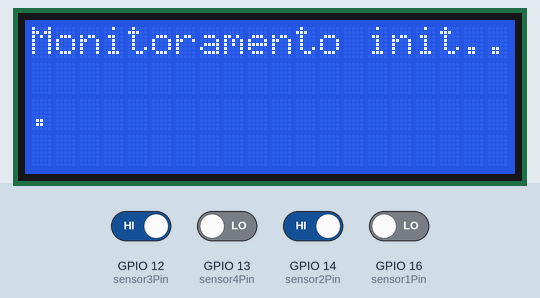
Simulated run of this sketch. Board: ESP8266 (NodeMCU). Parts: 20×4 character LCD. The test bench sets the inputs (shaded band); at power-on: GPIO 12 (sensor3Pin), GPIO 14 (sensor2Pin) HIGH, GPIO 13 (sensor4Pin), GPIO 16 (sensor1Pin) LOW. WiFi joins after 1.5 s; servers stay silent unless stated; uploads are accepted with an empty reply; what the sketch prints to the serial monitor is not drawn.

Above: at 0.2 s.
At 9.9 s:
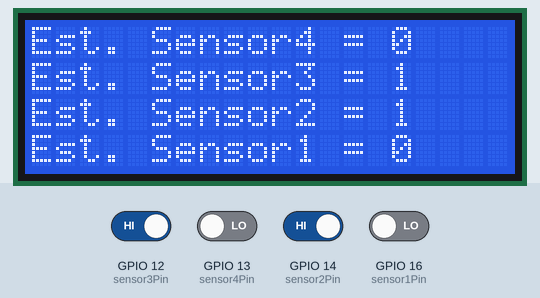
At 19.9 s:
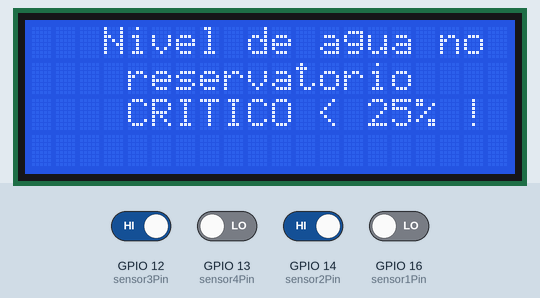

The sketch:

monit_sens_agua_esp8266.ino
```cpp
#include <ESP8266WiFi.h>
#include <ESP8266HTTPClient.h>
#include <ESP8266WebServer.h>
#include <Wire.h>
#include <LiquidCrystal_I2C.h>

// Inicializa display I2C no endereço 0x27
LiquidCrystal_I2C lcd(0x3F, 20, 4);

// Configuração da rede wifi
const char* ssid = "brisa-1899810";
const char* password = "d6yn8pgr";
// ThingSpeak
const char* tsapi = "api.thingspeak.com";
String apikey = "TNKNT83DB64U1Q21";
// Endereço do servidor
const char* servidor_url = "http://192.168.0.19:5050/receber";

// Defini pinos dos sensores - válidos para ESP12N (ESP8266)
const int sensor4Pin = 13; // Alto        -  GPIO12 - D7
const int sensor3Pin = 12; // Medio alto  -  GPIO13 - D6
const int sensor2Pin = 14; // Medio baixo -  GPIO14 - D5
const int sensor1Pin = 16; // Baixo       -  GPIO16 - D0

// int estado_inicial = 0;
String ultimo_nivel = "";
int ultimo_sensor;

void setup() {
  Serial.begin(115200);

  // Define pinos como entradas
  pinMode(sensor4Pin, INPUT);
  pinMode(sensor3Pin, INPUT);
  pinMode(sensor2Pin, INPUT);
  pinMode(sensor1Pin, INPUT);

  lcd.begin(20,4);
  lcd.init();
  lcd.backlight();
  lcd.setCursor(0, 0);
  lcd.print("Monitoramento init...");
  Serial.print("Iniciando monitoramento..");
  delay(3000);

  // Conecta ao wifi
  WiFi.begin(ssid, password);
  Serial.print("Conectando WiFi");
  int tentativas = 0;
  while (WiFi.status() != WL_CONNECTED && tentativas < 10) {
    delay(500);
    lcd.clear();
    lcd.setCursor(3, 1);
    lcd.print("Conectando Wifi");
    lcd.setCursor(5, 2);
    lcd.print("...");
    Serial.print(".");
    tentativas++;
  }

  lcd.clear();
  if (WiFi.status() == WL_CONNECTED) {
    lcd.setCursor(3,1);
    lcd.print("WiFi Conectado");
    lcd.setCursor(0,1);
    lcd.print("IP-> ");
    lcd.setCursor(5,1);
    lcd.println(WiFi.localIP());
    Serial.println("Conectado ao WiFi");
    Serial.print("IP -> ");
    Serial.println(WiFi.localIP());
    delay(3000);
  }
  else {
    lcd.setCursor(3,0);
    lcd.print("WiFi Conect erro");
    Serial.println("Falha ao Conectar no WiFi");
  }
  delay(2000);
}

void loop() {
  int estado_sensor4 = digitalRead(sensor4Pin);
  int estado_sensor3 = digitalRead(sensor3Pin);
  int estado_sensor2 = digitalRead(sensor2Pin);
  int estado_sensor1 = digitalRead(sensor1Pin);

  lcd.clear();
  // Sensor 4
  lcd.setCursor(0,0);
  lcd.print("Est. Sensor4 = ");
  lcd.setCursor(15,0);
  lcd.print(estado_sensor4);
  // Sensor 3
  lcd.setCursor(0,1);
  lcd.print("Est. Sensor3 = ");
  lcd.setCursor(15,1);
  lcd.print(estado_sensor3);
  // Sensor 2
  lcd.setCursor(0,2);
  lcd.print("Est. Sensor2 = ");
  lcd.setCursor(15,2);
  lcd.print(estado_sensor2);
  // Sensor 1
  lcd.setCursor(0,3);
  lcd.print("Est. Sensor1 = ");
  lcd.setCursor(15,3);
  lcd.print(estado_sensor1);
  delay(10000);

  // Determina o nível com base nos sensores ativados
  String niveldeagua_monitor;
  String niveldeagua_lcd;
  int enviar_sensor;

  if (estado_sensor4 == HIGH) {
    niveldeagua_monitor = "Reservatorio CHEIO!";
    niveldeagua_lcd = "CHEIO 100%!";
    enviar_sensor = 4;
  }
  else if (estado_sensor3 == LOW) {
    niveldeagua_monitor = "Nivel em 75% - Meio cheio!";
    niveldeagua_lcd = "ENTRE 75-99%";
    enviar_sensor = 3;
  }
  else if (estado_sensor2 == LOW) {
    niveldeagua_monitor = "Nivel em 50% - Meio!";
    niveldeagua_lcd = "ENTRE 50-74%";
    enviar_sensor = 2;
  }
  else if (estado_sensor1 == HIGH) {
    niveldeagua_monitor = "Nivel em 25% - Baixo!";
    niveldeagua_lcd = "ENTRE 25-49%";
    enviar_sensor = 1;
  }
  else {
    niveldeagua_monitor = "Nivel abaixo de 25% - Critico!";
    niveldeagua_lcd = "CRITICO < 25% !";
    enviar_sensor = 0;
  }

  // Exibir resultado no Display
  lcd.clear();
  lcd.setCursor(3,0);
  lcd.print("Nivel de agua no");
  lcd.setCursor(4,1);
  lcd.print("reservatorio");
  lcd.setCursor(4,2);
  lcd.print(niveldeagua_lcd);
  delay(5000);

  // Exibir resultado via Monitor Serial
  Serial.println("---#---#---#---#---#--");
  Serial.print("Estado do sensor 4: "); Serial.println(estado_sensor4);
  Serial.print("Estado do sensor 3: "); Serial.println(estado_sensor3);
  Serial.print("Estado do sensor 2: "); Serial.println(estado_sensor2);
  Serial.print("Estado do sensor 1: "); Serial.println(estado_sensor1);
  Serial.println("----------------------");
  Serial.println("Nivel do reservatorio: " + niveldeagua_monitor);
  Serial.println("----------------------");
  // delay(1000);

  // Envio do alerta caso ocorra mudança de nivel
  if (niveldeagua_monitor != ultimo_nivel) {
    if (WiFi.status() == WL_CONNECTED) {
      WiFiClient client;
      HTTPClient http;
      http.begin(client, servidor_url);
      http.addHeader("Content-Type", "application/x-www-form-urlencoded");

      // Envio para banco de dados
      String postData = "nivel=" + String(niveldeagua_monitor);

      int httpCode = http.POST(postData);
      String response = http.getString();

      if (httpCode == 200) {
        Serial.println("Enviando alerta: " + String(servidor_url));
        Serial.println("Código HTTP: " + String(httpCode));
        Serial.println("Resposta do servidor: " + response);
      }
      else {
        Serial.println("Falha na requisição HTTP");
        Serial.println("Código HTTP: " + String(httpCode));
      }
      http.end();
      ultimo_nivel = niveldeagua_monitor;
      // Fim do envio para o banco de dados

      // Envio para o ThingSpeak
      String requestData = "GET /update?api_key=" + apikey +
                            "&field1=" + String(enviar_sensor) +
                            " HTTP/1.1\r\n" +
                            "Host: " + tsapi + "\r\n" +
                            "Connection: close\r\n\r\n";

      if (client.connect(tsapi, 80)) {
        Serial.println("Enviando dados ao ThingSpeak");
        client.print(requestData);
        Serial.println("Dados enviados");
        client.stop();
      } else {
        Serial.println("Falha na conexão com o ThingSpeak");
      }
      ultimo_sensor = enviar_sensor;
      // Fim do envio para ThingSpeak
    } else {
      Serial.println("Wi-Fi off");
      lcd.clear();
      lcd.setCursor(3,0);
      lcd.print("Wi-Fi OFF");
    }
  }
  delay(30000);
}
```

Measured:
- what the display in image 1 shows lasts 10.1 s, from 9.8 s to 19.9 s
